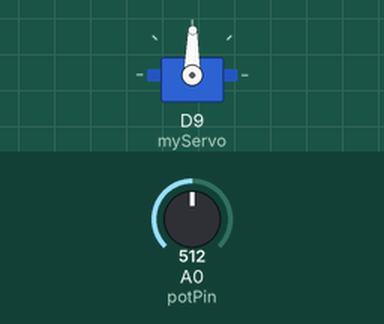
Simulated run of this sketch. Board: Arduino Zero (SAMD21). Parts: servo. The test bench sets the inputs (shaded band); at power-on: A0 (potPin) = 512 (analog values on the 0–1023 scale). What the sketch prints to the serial monitor is not drawn.

Above: at 1.2 s.
1.3 s: A0 (potPin) set to 716
At 2.3 s:
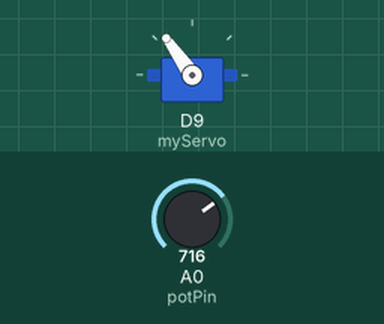
2.8 s: A0 (potPin) set to 578
At 3.4 s:
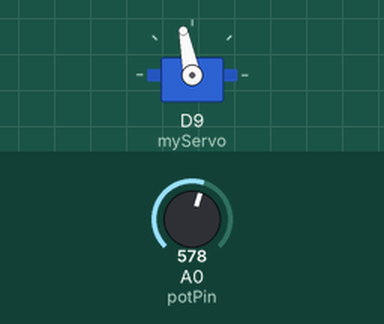
4.3 s: A0 (potPin) set to 558
At 5.5 s:
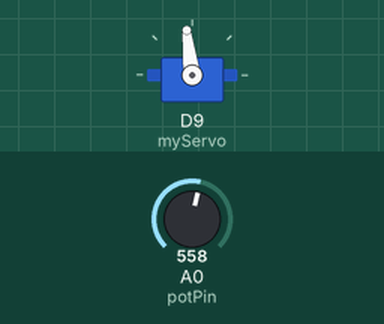
5.8 s: A0 (potPin) set to 257
At 6.6 s:
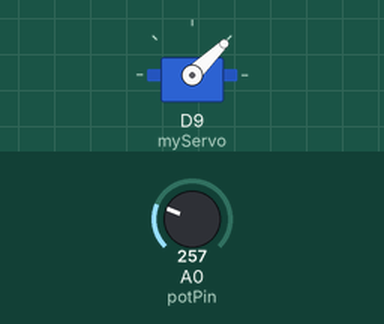
7.3 s: A0 (potPin) set to 232
At 7.6 s:
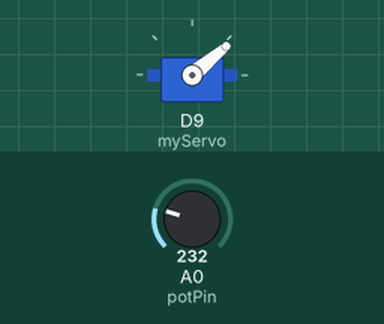
9.4 s: A0 (potPin) set to 63
At 10.6 s:
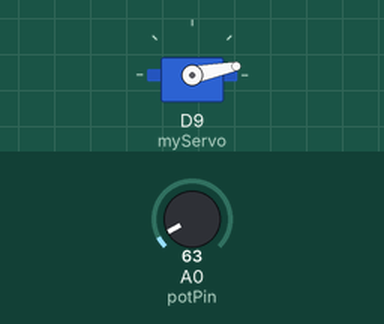
10.9 s: A0 (potPin) set to 52
Timing chart, 0 to 13.9 s (numbered marks = the images above; inputs shaded):
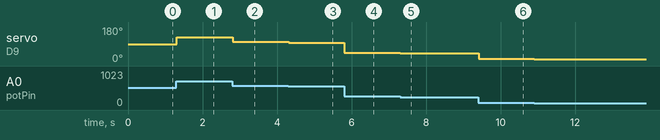

The sketch:

Project5.ino
```cpp
#include <Servo.h>
Servo myServo;

int const potPin = A0;
int potVal;
int angle;

void setup() {
analogReadResolution(12);
myServo.attach(9);
Serial.begin(9600);

}

void loop() {
potVal = analogRead(potPin);
Serial.print("potVal: ");
Serial.print(potVal);

angle = map(potVal,0,4095,0,179);
Serial.print(", angle: ");
Serial.print(angle);

myServo.write(angle);
delay(15);

}
```

Measured:
- after the input at 1.3 s, servo on D9 (myServo): 89° → 125° at once
- after the input at 2.8 s, servo on D9 (myServo): 125° → 101° at once
- after the input at 4.3 s, servo on D9 (myServo): 101° → 97° at once
- after the input at 5.8 s, servo on D9 (myServo): 97° → 44° at once
- after the input at 7.3 s, servo on D9 (myServo): 44° → 40° at once
- after the input at 9.4 s, servo on D9 (myServo): 40° → 11° at once
- after the input at 10.9 s, servo on D9 (myServo): 11° → 9° at once
